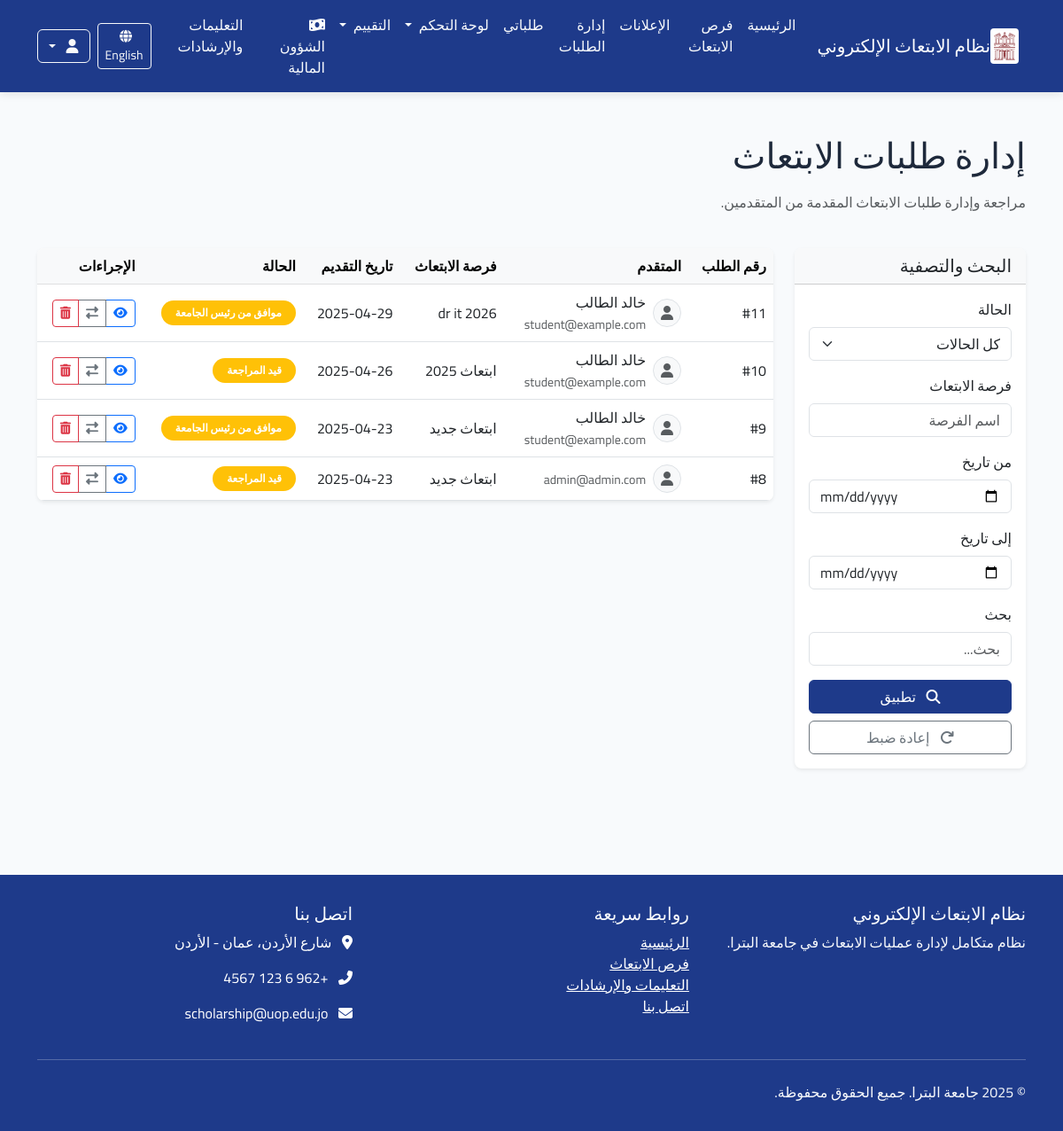
Before: /ar/manage/ (signed in) with the older database file.
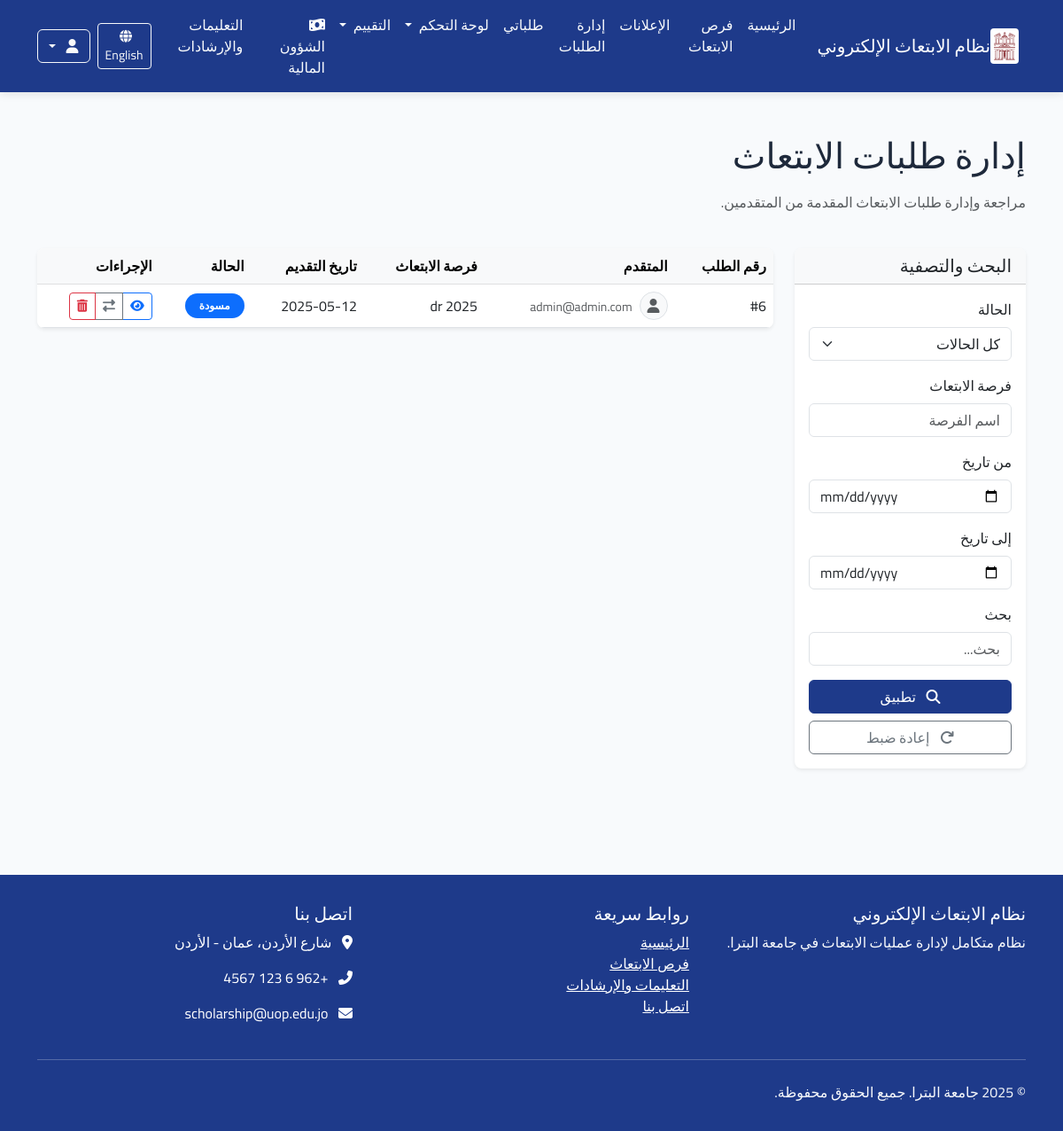
After: the same page with the newer database file.
### applications/models.py (models this page shows, shortened)
class Application(models.Model):
    scholarship = models.ForeignKey(Scholarship, verbose_name=_("فرصة الابتعاث"), on_delete=models.CASCADE,
                                    related_name="applications")
    applicant = models.ForeignKey(User, verbose_name=_("المتقدم"), on_delete=models.CASCADE,
                                  related_name="applications")
    status = models.ForeignKey(ApplicationStatus, verbose_name=_("حالة الطلب"), on_delete=models.PROTECT,
                               related_name="applications")
    application_date = models.DateTimeField(_("تاريخ التقديم"), auto_now_add=True)
    last_update = models.DateTimeField(_("آخر تحديث"), auto_now=True)
    motivation_letter = models.TextField(_("خطاب الدوافع"),
                                         help_text=_("اشرح لماذا تريد التقدم لهذه الفرصة وما هي أهدافك"))
    research_proposal = models.TextField(_("مقترح البحث"), blank=True, null=True,
                                         help_text=_("إذا كان الابتعاث لدراسة الدكتوراه، أرفق مقترح البحث الخاص بك"))
    comments = models.TextField(_("ملاحظات إضافية"), blank=True, null=True,
                                help_text=_("أي معلومات إضافية تود إضافتها لطلبك"))
    acceptance_letter = models.BooleanField(_("هل لديك قبول مبدئي؟"), default=False)
    acceptance_university = models.CharField(_("اسم الجامعة التي لديك قبول فيها"), max_length=200, blank=True,
                                             null=True)
    admin_notes = models.TextField(_("ملاحظات إدارية"), blank=True, null=True)
    class Meta:
        verbose_name = _("طلب ابتعاث")
        verbose_name_plural = _("طلبات الابتعاث")
        ordering = ['-application_date']
        unique_together = ['scholarship', 'applicant']  # لا يمكن للمستخدم التقديم على نفس الفرصة مرتين

class ApplicationStatus(models.Model):
    name = models.CharField(_("اسم الحالة"), max_length=100)
    description = models.TextField(_("الوصف"), blank=True, null=True)
    order = models.PositiveSmallIntegerField(_("الترتيب"), default=0)
    requires_attachment = models.BooleanField(_("تتطلب مرفقات"), default=False)
    class Meta:
        verbose_name = _("حالة الطلب")
        verbose_name_plural = _("حالات الطلبات")
        ordering = ['order']

### announcements/models.py (models this page shows, shortened)
class Scholarship(models.Model):
    STATUS_CHOICES = (
        ('draft', _('مسودة')),
        ('published', _('منشور')),
        ('closed', _('مغلق')),
    )
    title = models.CharField(_("العنوان"), max_length=200)
    scholarship_type = models.ForeignKey(ScholarshipType, verbose_name=_("نوع الابتعاث"), on_delete=models.CASCADE,
                                         related_name="scholarships")
    description = models.TextField(_("الوصف"))
    requirements = models.TextField(_("المتطلبات"))
    benefits = models.TextField(_("المميزات"), blank=True, null=True)
    countries = models.CharField(_("الدول المتاحة"), max_length=255, blank=True, null=True)
    universities = models.TextField(_("الجامعات المتاحة"), blank=True, null=True)
    deadline = models.DateTimeField(_("الموعد النهائي للتقديم"))
    publication_date = models.DateTimeField(_("تاريخ النشر"), default=timezone.now)
    status = models.CharField(_("الحالة"), max_length=20, choices=STATUS_CHOICES, default='draft')
    max_applicants = models.PositiveIntegerField(_("الحد الأقصى للمتقدمين"), default=0, help_text=_("0 يعني غير محدود"))
    eligibility_criteria = models.TextField(_("معايير الأهلية"), blank=True, null=True)
    application_process = models.TextField(_("عملية التقديم"), blank=True, null=True)
    contact_info = models.TextField(_("معلومات الاتصال"), blank=True, null=True)
    attachment = models.FileField(_("مرفق"), upload_to='scholarship_attachments/', blank=True, null=True)
    created_by = models.ForeignKey(User, verbose_name=_("تم إنشاؤه بواسطة"), on_delete=models.CASCADE,
                                   related_name="created_scholarships")
    updated_at = models.DateTimeField(_("تم التحديث في"), auto_now=True)
    class Meta:
        verbose_name = _("فرصة ابتعاث")
        verbose_name_plural = _("فرص الابتعاث")
        ordering = ['-publication_date']

### applications/views.py (the view, shortened to what this page needs)
# urls.py: path('manage/', views.admin_applications, name='admin_applications'),
@login_required
@permission_required('applications.view_application', raise_exception=True)
def admin_applications(request):
    applications = Application.objects.all().order_by('-application_date')
    filter_form = ApplicationFilterForm(request.GET)
    if filter_form.is_valid():
        data = filter_form.cleaned_data
        if data.get('scholarship'):
            applications = applications.filter(scholarship__title__icontains=data['scholarship'])
        if data.get('date_from'):
            applications = applications.filter(application_date__gte=data['date_from'])
        if data.get('date_to'):
            applications = applications.filter(application_date__lte=data['date_to'])
    paginator = Paginator(applications, 20)  # 20 عنصر في كل صفحة
    page = request.GET.get('page')
    try:
        applications_page = paginator.page(page)
    except PageNotAnInteger:
        applications_page = paginator.page(1)
    except EmptyPage:
        applications_page = paginator.page(paginator.num_pages)
    context = {
        'applications': applications_page,
        'filter_form': filter_form,
    }
    return render(request, 'applications/admin_applications.html', context)

### applications/forms.py
class ApplicationFilterForm(forms.Form):
    STATUS_CHOICES = (
        ('', _('كل الحالات')),
        ('pending', _('قيد الانتظار')),
        ('review', _('قيد المراجعة')),
        ('accepted', _('مقبول')),
        ('rejected', _('مرفوض')),
    )
    status = forms.ChoiceField(
        label=_("الحالة"),
        choices=STATUS_CHOICES,
        required=False,
        widget=forms.Select(attrs={'class': 'form-select'})
    )
    scholarship = forms.CharField(
        label=_("فرصة الابتعاث"),
        required=False,
        widget=forms.TextInput(attrs={'class': 'form-control', 'placeholder': _('اسم الفرصة')})
    )
    date_from = forms.DateField(
        label=_("من تاريخ"),
        required=False,
        widget=forms.DateInput(attrs={'class': 'form-control', 'type': 'date'})
    )
    date_to = forms.DateField(
        label=_("إلى تاريخ"),
        required=False,
        widget=forms.DateInput(attrs={'class': 'form-control', 'type': 'date'})
    )
    search = forms.CharField(
        label=_("بحث"),
        required=False,
        widget=forms.TextInput(attrs={'class': 'form-control', 'placeholder': _('بحث...')})
    )

### applications/templates/applications/admin_applications.html (shortened to what the changed rows need)
{% extends 'base.html' %}
{% load i18n %}
{% load static %}
{% load crispy_forms_tags %}
{% block content %}
<div class="container py-5">
    <div class="row mb-4">
        <div class="col-md-8">
            <h1 class="mb-3">{% trans "إدارة طلبات الابتعاث" %}</h1>
        </div>
    </div>
    <div class="row">
        <div class="col-md-9">
            {% if applications %}
                <div class="card shadow-sm border-0">
                    <div class="card-body p-0">
                        <div class="table-responsive">
                            <table class="table table-hover align-middle mb-0">
                                <thead class="table-light">
                                    <tr>
                                        <th>{% trans "رقم الطلب" %}</th>
                                        <th>{% trans "المتقدم" %}</th>
                                        <th>{% trans "فرصة الابتعاث" %}</th>
                                        <th>{% trans "تاريخ التقديم" %}</th>
                                        <th>{% trans "الحالة" %}</th>
                                        <th>{% trans "الإجراءات" %}</th>
                                    </tr>
                                </thead>
                                <tbody>
                                    {% for application in applications %}
                                    <tr>
                                        <td>#{{ application.id }}</td>
                                        <td>
                                            <div class="d-flex align-items-center">
                                                {% if application.applicant.profile.profile_picture %}
                                                    <img src="{{ application.applicant.profile.profile_picture.url }}" alt="{{ application.applicant.get_full_name }}" class="rounded-circle me-2" width="32" height="32" style="object-fit: cover;">
                                                {% else %}
                                                    <div class="rounded-circle bg-light border d-flex align-items-center justify-content-center me-2" style="width: 32px; height: 32px;">
                                                        <i class="fas fa-user text-muted"></i>
                                                    </div>
                                                {% endif %}
                                                <div>
                                                    <p class="mb-0">{{ application.applicant.get_full_name }}</p>
                                                    <small class="text-muted">{{ application.applicant.email }}</small>
                                                </div>
                                            </div>
                                        </td>
                                        <td>{{ application.scholarship.title|truncatechars:30 }}</td>
                                        <td>{{ application.application_date|date:"Y-m-d" }}</td>
                                        <td>
                                            <span class="badge bg-{{ application.status.order|default:"1"|add:"-1"|yesno:"warning,primary,success,danger,secondary" }} rounded-pill px-3 py-2">
                                                {{ application.status.name }}
                                            </span>
                                        </td>
                                        <td>
                                            <div class="btn-group btn-group-sm">
                                                <a href="{% url 'applications:application_detail' application.id %}" class="btn btn-outline-primary" title="{% trans 'التفاصيل' %}">
                                                    <i class="fas fa-eye"></i>
                                                </a>
                                                <a href="{% url 'applications:change_status' application.id %}" class="btn btn-outline-secondary" title="{% trans 'تغيير الحالة' %}">
                                                    <i class="fas fa-exchange-alt"></i>
                                                </a>
                                                <a href="{% url 'applications:delete_application' application.id %}" class="btn btn-outline-danger" title="{% trans 'حذف' %}">
                                                    <i class="fas fa-trash-alt"></i>
                                                </a>
                                            </div>
                                        </td>
                                    </tr>
                                    {% endfor %}
                                </tbody>
                            </table>
                        </div>
                    </div>
                </div>
            {% endif %}
        </div>
    </div>
</div>
{% endblock %}

Changed rows visible on the page:
removed Application: id "11", applicant.get_full_name "خالد الطالب", applicant.email "student@example.com", scholarship "dr it 2026", application_date "2025-04-29", status.name "موافق من رئيس الجامعة"
removed Application: id "10", applicant.get_full_name "خالد الطالب", applicant.email "student@example.com", scholarship "ابتعاث 2025", application_date "2025-04-26", status.name "قيد المراجعة"
removed Application: id "9", applicant.get_full_name "خالد الطالب", applicant.email "student@example.com", scholarship "ابتعاث جديد", application_date "2025-04-23", status.name "موافق من رئيس الجامعة"
removed Application: id "8", applicant.email "admin@admin.com", scholarship "ابتعاث جديد", application_date "2025-04-23", status.name "قيد المراجعة"
added Application: id "6", applicant.email "admin@admin.com", scholarship "dr 2025", application_date "2025-05-12", status.name "مسودة"
